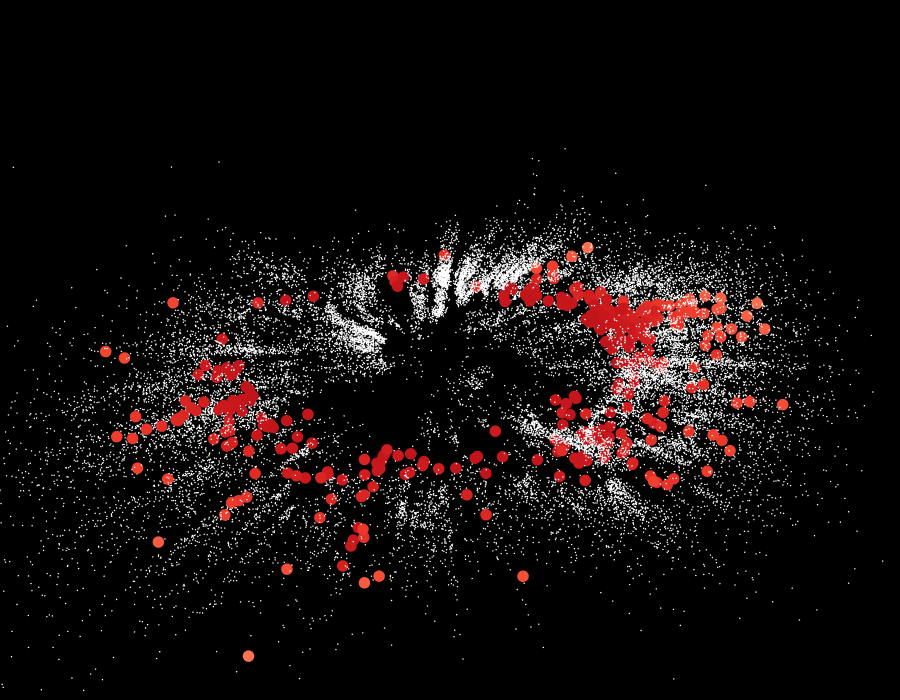

The cell this chart's notebook holds for it:
### Code cell
# interactive plot
distance_threshold = 1.0  # For low mass stars
origin_distance_threshold = 7.75  # For massive stars near the origin

# Get coordinates of massive stars
massive_stars = sources_subset[sources_subset['prediction'] == 1.0]
massive_coords = massive_stars[['x', 'y', 'z']].values

# Get labels (clusters)
labels = clustering_algorithm(massive_coords, algo='DBSCAN')

# Filter out low mass stars within the distance threshold from massive stars
def is_within_threshold(row):
    distances = np.sqrt((massive_coords[:, 0] - row['x'])**2 + 
                        (massive_coords[:, 1] - row['y'])**2 + 
                        (massive_coords[:, 2] - row['z'])**2)
    return np.all(distances > distance_threshold)

# Apply filtering for low mass stars
low_mass_stars = sources_subset[sources_subset['prediction'] == 0.0].loc[
    sources_subset[sources_subset['prediction'] == 0.0].apply(is_within_threshold, axis=1)
]

# Further filter high mass stars near the origin
massive_stars_ = massive_stars[massive_stars.apply(lambda row: np.sqrt(row['x']**2 + row['y']**2 + row['z']**2) > origin_distance_threshold, axis=1)]

# Combine massive stars and filtered low mass stars
sources_subset = pd.concat([massive_stars_, low_mass_stars])

# apply conversion to sources_subset
sources_subset['x'], sources_subset['y'], sources_subset['z'] = zip(*sources_subset.apply(lambda row: galactic_to_cartesian(row['l_galactic'], row['b_galactic'], row['d']), axis=1))

coords = list(zip(sources_subset['x'], sources_subset['y'], sources_subset['z']))
predictions = sources_subset['prediction'].tolist()

plot_interactive_3d(coords, predictions, camera_angle=0.5)

### Figure 1 — Plotly figure (JSON) as saved in the notebook; plotly's stock layout.template omitted (floating-point values rounded to 4 significant figures; data arrays with more than 128 entries replaced by an {"elided": "..."} marker saying what was removed)
{"data": [{"hoverinfo": "none", "marker": {"color": {"elided": "24067 str values"}, "line": {"width": 0}, "opacity": 1, "size": {"elided": "24067 int values"}}, "mode": "markers", "type": "scatter3d", "x": {"elided": "24067 float values"}, "y": {"elided": "24067 float values"}, "z": {"elided": "24067 float values"}}], "layout": {"height": 700, "margin": {"b": 0, "l": 0, "r": 0, "t": 0}, "paper_bgcolor": "black", "plot_bgcolor": "black", "scene": {"bgcolor": "black", "camera": {"eye": {"x": 0.7071, "y": 0.7071, "z": 0.5}}, "xaxis": {"showbackground": false, "showgrid": false, "showline": false, "showspikes": false, "showticklabels": false, "title": {"text": ""}, "zeroline": false}, "yaxis": {"showbackground": false, "showgrid": false, "showline": false, "showspikes": false, "showticklabels": false, "title": {"text": ""}, "zeroline": false}, "zaxis": {"showbackground": false, "showgrid": false, "showline": false, "showspikes": false, "showticklabels": false, "title": {"text": ""}, "zeroline": false}}}}
